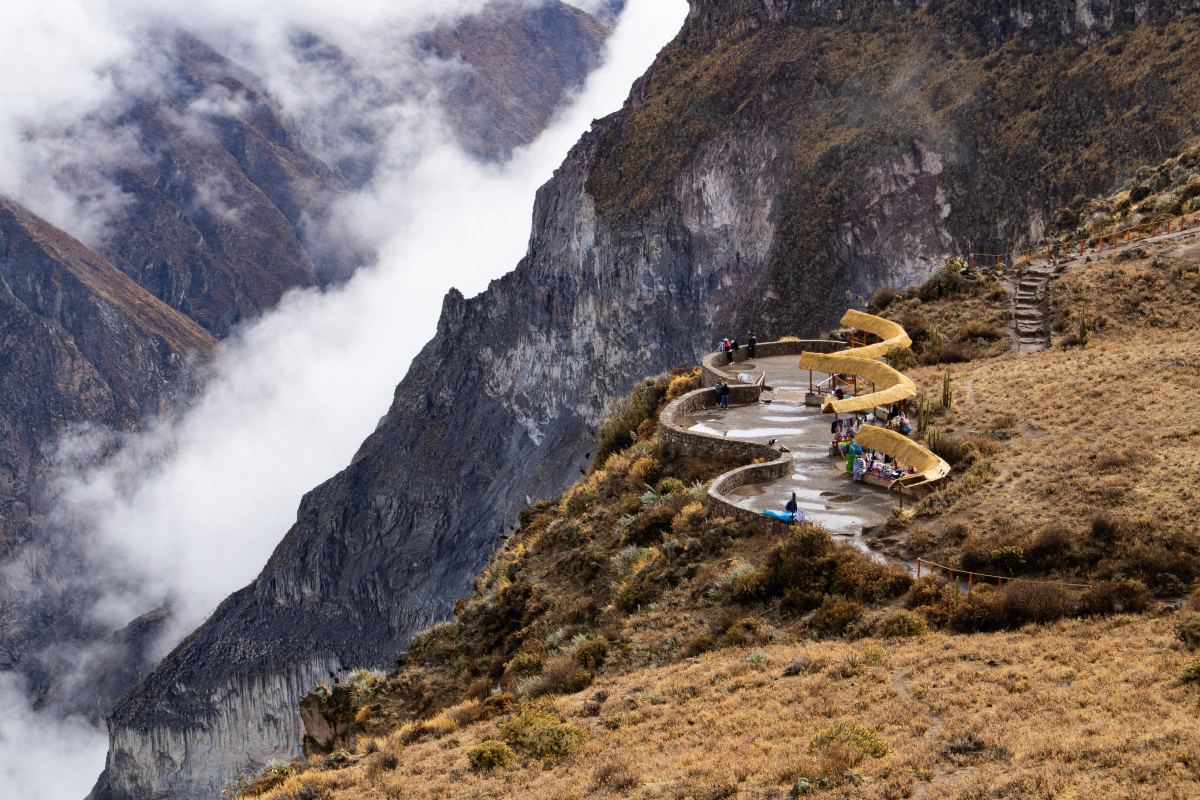
#> input picture images/pexels-ernestorosas-35697079.jpg, 6000 x 4000 px (shown at 1/5 size); its folder holds only this picture in this run
$ python demo.py
#> lines starting #> are read from the running program, lines starting #| are printed output that depends on the picture
### crypto/scramble.py
"""
API publica para cifrado y descifrado de imagenes por adveccion caotica.

Este modulo orquesta los tres pasos del proceso:
1. Mapear pixeles al dominio continuo del Double Gyre.
2. Advectar las particulas para generar una permutacion caotica.
3. Aplicar (o invertir) la permutacion sobre los pixeles de la imagen.
"""

import numpy as np

from .advection import advect_particles, map_pixels_to_domain
from .permutation import build_permutation, invert_permutation


def _generate_permutation(height: int, width: int, key: dict) -> np.ndarray:
    """Genera la permutacion caotica para una imagen de tamanio dado.

    Proceso interno:
        1. Coloca cada pixel como particula en el dominio [0,2] x [0,1].
        2. Mueve todas las particulas con el campo de velocidad Double Gyre.
        3. Convierte las posiciones finales en una permutacion biyectiva.

    Parametros:
        height: Alto de la imagen en pixeles.
        width: Ancho de la imagen en pixeles.
        key: Diccionario con los parametros de la llave.

    Retorna:
        perm: Permutacion directa (array 1D de enteros).
    """
    x, y = map_pixels_to_domain(height, width)
    x_final, y_final = advect_particles(x, y, key)
    perm = build_permutation(x_final, y_final)
    return perm


def scramble(image: np.ndarray, key: dict) -> np.ndarray:
    """Cifra una imagen reordenando sus pixeles con adveccion caotica.

    Cada pixel de la imagen se trata como una particula en el flujo
    Double Gyre. Despues de N pasos de adveccion, las posiciones
    finales definen una permutacion que reordena los pixeles,
    produciendo una imagen visualmente irreconocible.

    Parametros:
        image: Imagen original como np.ndarray.
               Acepta forma (H, W, C) para color o (H, W) para escala de grises.
        key: Diccionario con los parametros de la llave:
             - A (float): Intensidad del flujo.
             - epsilon (float): Amplitud de la oscilacion temporal.
             - omega (float): Frecuencia de la oscilacion temporal.
             - dt (float): Paso de integracion.
             - N (int): Numero de pasos de adveccion.

    Retorna:
        Imagen cifrada con la misma forma y tipo que la original.
    """
    height, width = image.shape[:2]
    perm = _generate_permutation(height, width, key)

    # Aplanar pixeles, aplicar permutacion, reconstruir forma original
    flat = image.reshape(-1, *image.shape[2:]) if image.ndim > 2 else image.ravel()
    scrambled_flat = flat[perm]

    return scrambled_flat.reshape(image.shape)


def descramble(image: np.ndarray, key: dict) -> np.ndarray:
    """Descifra una imagen aplicando la permutacion inversa.

    Reconstruye la misma permutacion caotica a partir de la llave,
    calcula su inversa, y reordena los pixeles de vuelta a su
    posicion original.

    Parametros:
        image: Imagen cifrada como np.ndarray.
        key: Diccionario con los mismos parametros usados para cifrar.

    Retorna:
        Imagen recuperada con la misma forma y tipo que la entrada.
        Si la llave es correcta, sera identica a la imagen original.
    """
    height, width = image.shape[:2]
    perm = _generate_permutation(height, width, key)
    inv_perm = invert_permutation(perm)

    flat = image.reshape(-1, *image.shape[2:]) if image.ndim > 2 else image.ravel()
    recovered_flat = flat[inv_perm]

    return recovered_flat.reshape(image.shape)

### crypto/advection.py
"""
Adveccion de particulas mediante integracion Euler explicito.

Este modulo se encarga de:
1. Mapear pixeles de la imagen al dominio continuo del Double Gyre.
2. Mover las particulas paso a paso usando el campo de velocidad.
3. Aplicar condiciones de frontera para mantenerlas en el dominio.
"""

import numpy as np

from .double_gyre import velocity_field


def map_pixels_to_domain(height: int, width: int) -> tuple[np.ndarray, np.ndarray]:
    """Convierte coordenadas de pixeles (i, j) al dominio continuo [0, 2] x [0, 1].

    Cada pixel se coloca en el centro de su celda correspondiente dentro
    del dominio del Double Gyre.

    Parametros:
        height: Numero de filas de la imagen.
        width: Numero de columnas de la imagen.

    Retorna:
        (x, y): Arrays 1D de longitud height*width con las posiciones
                en el dominio continuo. x va de 0 a 2, y va de 0 a 1.
    """
    # Crear grilla uniforme centrada en cada celda
    cols = np.linspace(0, 2, width, endpoint=False) + (1.0 / width)
    rows = np.linspace(0, 1, height, endpoint=False) + (0.5 / height)

    # Expandir a grilla 2D y aplanar
    grid_x, grid_y = np.meshgrid(cols, rows)
    return grid_x.ravel(), grid_y.ravel()


def apply_boundary_conditions(x: np.ndarray, y: np.ndarray) -> tuple[np.ndarray, np.ndarray]:
    """Mantiene las particulas dentro del dominio [0, 2] x [0, 1].

    Usa condiciones reflectivas: cuando una particula cruza un borde,
    rebota de vuelta al dominio. Esto preserva la estructura de la
    permutacion y evita perder particulas.

    Parametros:
        x: Coordenadas x de las particulas.
        y: Coordenadas y de las particulas.

    Retorna:
        (x, y): Coordenadas corregidas dentro del dominio.
    """
    # Reflexion en x: dominio [0, 2]
    # Plegar al periodo [0, 4], luego reflejar la mitad superior
    x = np.mod(x, 4.0)
    x = np.where(x > 2.0, 4.0 - x, x)

    # Reflexion en y: dominio [0, 1]
    # Plegar al periodo [0, 2], luego reflejar la mitad superior
    y = np.mod(y, 2.0)
    y = np.where(y > 1.0, 2.0 - y, y)

    return x, y


def advect_particles(
    x: np.ndarray,
    y: np.ndarray,
    key: dict,
) -> tuple[np.ndarray, np.ndarray]:
    """Mueve particulas por N pasos usando integracion Euler explicito.

    En cada paso temporal:
        x_{k+1} = x_k + dt * u(x_k, y_k, t_k)
        y_{k+1} = y_k + dt * v(x_k, y_k, t_k)

    donde t_k = k * dt.

    Parametros:
        x: Posiciones iniciales x de las particulas (array 1D).
        y: Posiciones iniciales y de las particulas (array 1D).
        key: Diccionario con los parametros del flujo:
             - A: Intensidad del flujo.
             - epsilon: Amplitud de la oscilacion temporal.
             - omega: Frecuencia de la oscilacion temporal.
             - dt: Paso de integracion.
             - N: Numero de pasos de adveccion.

    Retorna:
        (x_final, y_final): Posiciones finales de las particulas.
    """
    A = key["A"]
    epsilon = key["epsilon"]
    omega = key["omega"]
    dt = key["dt"]
    N = key["N"]

    x = x.copy()
    y = y.copy()

    for k in range(N):
        t = k * dt

        u, v = velocity_field(x, y, t, A, epsilon, omega)

        x = x + dt * u
        y = y + dt * v

        x, y = apply_boundary_conditions(x, y)

    return x, y

### crypto/permutation.py
"""
Generacion de permutaciones biyectivas a partir de posiciones de particulas.

Despues de la adveccion, cada particula tiene una posicion final (x_f, y_f).
Este modulo convierte esas posiciones en una permutacion discreta:
una funcion que asigna a cada pixel un nuevo indice, sin repeticiones.

Estrategia:
    Se usa el ranking de las posiciones finales (ordenadas lexicograficamente
    por y, luego por x) como la permutacion. Como cada particula tiene una
    posicion unica en punto flotante, el ranking es naturalmente biyectivo.
"""

import numpy as np


def build_permutation(
    x_final: np.ndarray,
    y_final: np.ndarray,
) -> np.ndarray:
    """Convierte posiciones finales de particulas en una permutacion biyectiva.

    Ordena las particulas lexicograficamente por (y_final, x_final) y
    asigna a cada particula el rango que le corresponde en ese orden.
    El resultado es un array donde perm[i] indica a que posicion se
    mueve el pixel i.

    Parametros:
        x_final: Coordenadas x finales de las particulas (array 1D).
        y_final: Coordenadas y finales de las particulas (array 1D).

    Retorna:
        perm: Array 1D de enteros. perm[i] = j significa que el pixel
              en la posicion i se mueve a la posicion j.
    """
    n = len(x_final)

    # lexsort ordena primero por x_final (secundario), luego por y_final (primario)
    # El resultado son los indices que ordenarian las particulas
    sorted_indices = np.lexsort((x_final, y_final))

    # Crear la permutacion: el pixel en sorted_indices[k] va a la posicion k
    perm = np.empty(n, dtype=np.int64)
    perm[sorted_indices] = np.arange(n)

    return perm


def invert_permutation(perm: np.ndarray) -> np.ndarray:
    """Calcula la permutacion inversa.

    Si perm[i] = j, entonces inv_perm[j] = i.
    Se usa para revertir el scrambling y recuperar la imagen original.

    Parametros:
        perm: Array 1D con la permutacion directa.

    Retorna:
        inv_perm: Array 1D con la permutacion inversa.
    """
    inv_perm = np.empty_like(perm)
    inv_perm[perm] = np.arange(len(perm))
    return inv_perm

### crypto/double_gyre.py
"""
Campo de velocidad del flujo Double Gyre.

El Double Gyre es un flujo 2D clasico en dinamica de fluidos que presenta
mezcla caotica Lagrangiana. Vive en el dominio [0, 2] x [0, 1].

Ecuaciones:
    u(x, y, t) = -pi * A * sin(pi * f(x,t)) * cos(pi * y)
    v(x, y, t) =  pi * A * cos(pi * f(x,t)) * sin(pi * y) * (df/dx)

donde:
    f(x, t)  = a(t) * x^2 + b(t) * x
    a(t)     = epsilon * sin(omega * t)
    b(t)     = 1 - 2 * epsilon * sin(omega * t)
    df/dx    = 2 * a(t) * x + b(t)
"""

import numpy as np


def _a(t: float, epsilon: float, omega: float) -> float:
    """Coeficiente cuadratico de la oscilacion temporal.

    Controla la amplitud de la deformacion del giro.
    """
    return epsilon * np.sin(omega * t)


def _b(t: float, epsilon: float, omega: float) -> float:
    """Coeficiente lineal de la oscilacion temporal.

    Complementa a _a(t) para mantener la estructura del flujo.
    """
    return 1.0 - 2.0 * epsilon * np.sin(omega * t)


def _f(x: np.ndarray, t: float, epsilon: float, omega: float) -> np.ndarray:
    """Funcion de deformacion espacial dependiente del tiempo.

    Define como se distorsiona el eje x del flujo en cada instante.
    """
    a = _a(t, epsilon, omega)
    b = _b(t, epsilon, omega)
    return a * x**2 + b * x


def _dfdx(x: np.ndarray, t: float, epsilon: float, omega: float) -> np.ndarray:
    """Derivada parcial de f respecto a x.

    Necesaria para calcular la componente vertical del campo de velocidad.
    """
    a = _a(t, epsilon, omega)
    b = _b(t, epsilon, omega)
    return 2.0 * a * x + b


def velocity_field(
    x: np.ndarray,
    y: np.ndarray,
    t: float,
    A: float,
    epsilon: float,
    omega: float,
) -> tuple[np.ndarray, np.ndarray]:
    """Calcula las componentes (u, v) del campo de velocidad Double Gyre.

    Parametros:
        x: Coordenadas x de las particulas (array 1D).
        y: Coordenadas y de las particulas (array 1D).
        t: Tiempo actual.
        A: Intensidad del flujo.
        epsilon: Amplitud de la oscilacion temporal.
        omega: Frecuencia de la oscilacion temporal.

    Retorna:
        (u, v): Tupla con las componentes horizontal y vertical
                de la velocidad en cada punto.
    """
    f = _f(x, t, epsilon, omega)
    dfdx = _dfdx(x, t, epsilon, omega)

    u = -np.pi * A * np.sin(np.pi * f) * np.cos(np.pi * y)
    v = np.pi * A * np.cos(np.pi * f) * np.sin(np.pi * y) * dfdx

    return u, v

### demo/demo.py
"""
Demo: Cifrado de imagenes por adveccion caotica (Double Gyre).

Muestra el proceso completo:
1. Cargar o generar una imagen.
2. Cifrarla con una llave (scramble).
3. Recuperarla con la misma llave (descramble).
4. Intentar recuperar con una llave incorrecta.
5. Comparar histogramas antes y despues del cifrado.

Uso:
    python demo/demo.py       # Usa todas las imagenes de la carpeta images/
"""

import os
import sys

import numpy as np
from PIL import Image
import matplotlib.pyplot as plt

# Agregar el directorio raiz del proyecto al path para importar crypto
PROJECT_ROOT = os.path.join(os.path.dirname(__file__), "..")
sys.path.insert(0, PROJECT_ROOT)

from crypto import scramble, descramble

IMAGES_DIR = os.path.join(PROJECT_ROOT, "images")
OUTPUT_DIR = os.path.join(os.path.dirname(__file__), "output")
os.makedirs(OUTPUT_DIR, exist_ok=True)


# =====================================================================
# 1. Buscar imagenes en la carpeta images/
# =====================================================================

EXTENSIONS = (".jpg", ".jpeg", ".png", ".bmp", ".tiff")
image_paths = sorted(
    os.path.join(IMAGES_DIR, f)
    for f in os.listdir(IMAGES_DIR)
    if f.lower().endswith(EXTENSIONS)
)

if not image_paths:
    print("No se encontraron imagenes en images/. Abortando.")
    sys.exit(1)

print(f"Se encontraron {len(image_paths)} imagen(es) en images/\n")


# =====================================================================
# 2. Definir llave
# =====================================================================

key = {
    "A": 0.25,
    "epsilon": 0.25,
    "omega": 2.0 * np.pi,
    "dt": 0.1,
    "N": 20,
}

print(f"Llave: {key}\n")


# =====================================================================
# 3. Procesar cada imagen
# =====================================================================

for path in image_paths:
    filename = os.path.basename(path)
    name, _ = os.path.splitext(filename)

    print("=" * 65)
    print(f"Imagen: {filename}")
    print("=" * 65)

    # Cargar imagen y redimensionar para que la demo sea rapida
    img = np.array(Image.open(path).convert("RGB"))
#> img is the input picture: shape (4000, 6000, 3); mean R, G, B 119.7, 107.9, 103.1
    # Redimensionar a maximo 256px en su lado mayor para velocidad
    max_side = max(img.shape[:2])
    if max_side > 256:
        scale = 256 / max_side
        new_h = int(img.shape[0] * scale)
        new_w = int(img.shape[1] * scale)
        img = np.array(Image.fromarray(img).resize((new_w, new_h)))
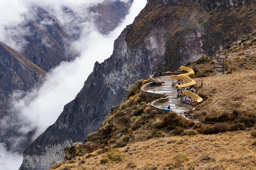
#> img: shape (170, 256, 3); mean R, G, B 119.7, 107.9, 103.1
    print(f"  Shape: {img.shape}")
#|   Shape: (170, 256, 3)

    # --- Scramble ---
    print("  Cifrando...")
    encrypted = scramble(img, key)
#> in scramble, `return scrambled_flat.reshape(image.shape)`:
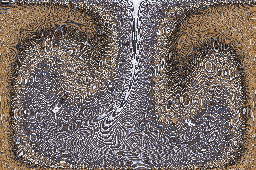
#> returned value: shape (170, 256, 3); mean of channels 0, 1, 2 119.7, 107.9, 103.1; drawn as R, G, B

    # --- Descramble con llave correcta ---
    print("  Descifrando con llave correcta...")
    recovered = descramble(encrypted, key)

    assert np.array_equal(img, recovered), f"  ERROR: reversibilidad fallo en {filename}"
    print("  Reversibilidad verificada.")

    # --- Descramble con llave incorrecta ---
    wrong_key = key.copy()
    wrong_key["epsilon"] += 0.001
    recovered_wrong = descramble(encrypted, wrong_key)
#> in descramble (call 2), `return recovered_flat.reshape(image.shape)`:
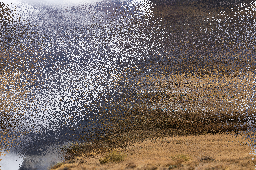
#> returned value: shape (170, 256, 3); mean of channels 0, 1, 2 119.7, 107.9, 103.1; drawn as R, G, B

    if not np.array_equal(img, recovered_wrong):
        print("  Sensibilidad verificada: llave incorrecta NO recupera la imagen.")
    else:
        print("  ADVERTENCIA: la llave incorrecta recupero la imagen.")

    # -----------------------------------------------------------------
    # Visualizacion 1: proceso de cifrado (original vs scrambled)
    # -----------------------------------------------------------------
    fig, axes = plt.subplots(1, 2, figsize=(12, 5))

    axes[0].imshow(img)
    axes[0].set_title("Original")
    axes[0].axis("off")

    axes[1].imshow(encrypted)
    axes[1].set_title("Scrambled")
    axes[1].axis("off")

    plt.suptitle(f"Cifrado Caotico - {filename}", fontsize=14)
    plt.tight_layout()

    out_scramble = os.path.join(OUTPUT_DIR, f"{name}_scramble.png")
    plt.savefig(out_scramble, dpi=150, bbox_inches="tight")
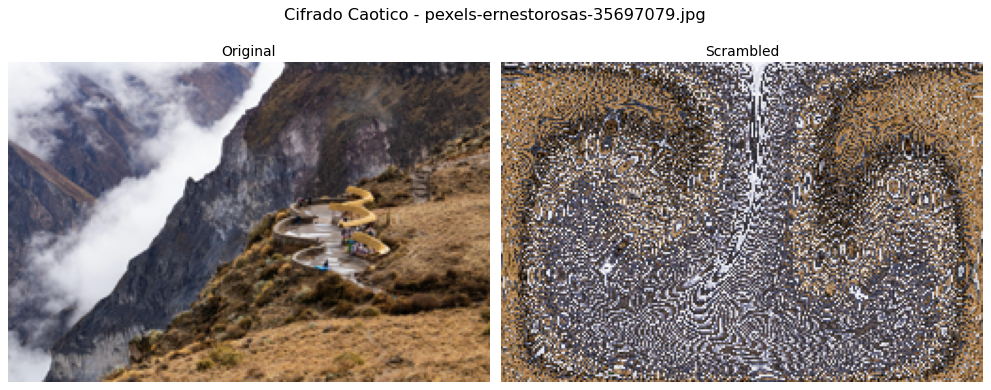
#> figure drawn by matplotlib, 2 panels
    print(f"  Guardado: {out_scramble}")
    plt.close()

    # -----------------------------------------------------------------
    # Visualizacion 2: comparacion de recuperacion
    #   Original vs Llave correcta vs Llave incorrecta
    #   + diferencia pixel a pixel para evidenciar el resultado
    # -----------------------------------------------------------------
    diff_correct = np.abs(img.astype(np.int16) - recovered.astype(np.int16)).astype(np.uint8)
#> diff_correct: shape (170, 256, 3); every value is 0
    diff_wrong = np.abs(img.astype(np.int16) - recovered_wrong.astype(np.int16)).astype(np.uint8)
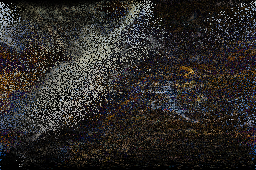
#> diff_wrong: shape (170, 256, 3); mean R, G, B 43.6, 40.9, 38.8

    fig, axes = plt.subplots(2, 3, figsize=(15, 10))

    # Fila superior: imagenes
    axes[0, 0].imshow(img)
    axes[0, 0].set_title("Original")
    axes[0, 0].axis("off")

    axes[0, 1].imshow(recovered)
    axes[0, 1].set_title("Llave correcta")
    axes[0, 1].axis("off")

    axes[0, 2].imshow(recovered_wrong)
    axes[0, 2].set_title("Llave incorrecta\n(epsilon + 0.001)")
    axes[0, 2].axis("off")

    # Fila inferior: diferencias pixel a pixel
    axes[1, 0].text(
        0.5, 0.5, "Diferencia\npixel a pixel\n(amplificada x10)",
        ha="center", va="center", fontsize=12, transform=axes[1, 0].transAxes,
    )
    axes[1, 0].axis("off")

    # Diferencia con llave correcta (deberia ser toda negra = 0)
    axes[1, 1].imshow(np.clip(diff_correct * 10, 0, 255))
    match_pct = 100.0 * np.mean(diff_correct == 0)
#> match_pct = 100
    axes[1, 1].set_title(f"Diferencia: {match_pct:.1f}% identico")
    axes[1, 1].axis("off")

    # Diferencia con llave incorrecta (deberia verse llena de ruido)
    axes[1, 2].imshow(np.clip(diff_wrong * 10, 0, 255))
    match_pct_wrong = 100.0 * np.mean(diff_wrong == 0)
#> match_pct_wrong = 7.31
    axes[1, 2].set_title(f"Diferencia: {match_pct_wrong:.1f}% identico")
    axes[1, 2].axis("off")

    plt.suptitle(f"Comparacion de Recuperacion - {filename}", fontsize=14)
    plt.tight_layout()

    out_comparison = os.path.join(OUTPUT_DIR, f"{name}_comparison.png")
    plt.savefig(out_comparison, dpi=150, bbox_inches="tight")
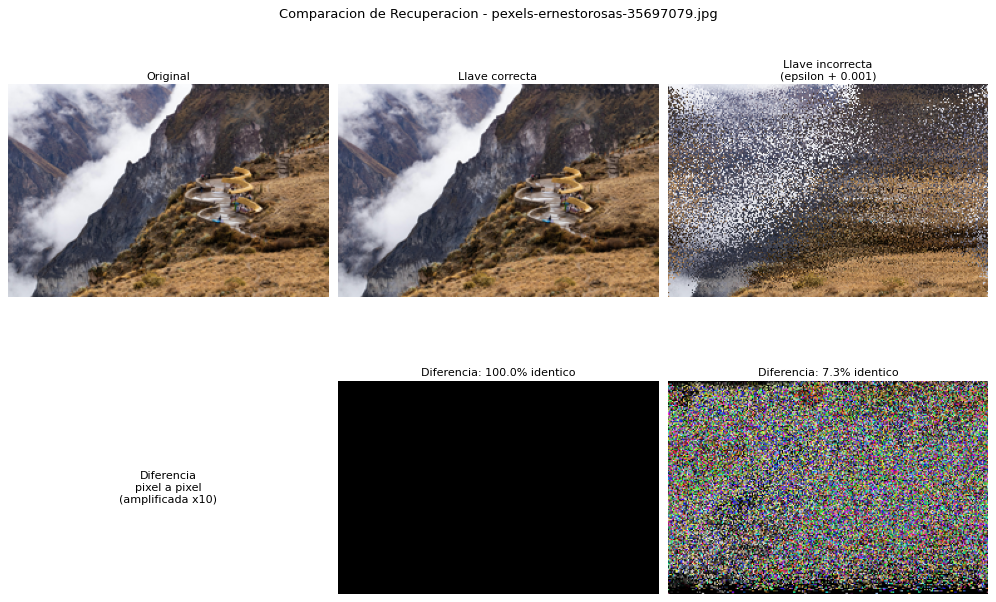
#> figure drawn by matplotlib, 5 panels
    print(f"  Guardado: {out_comparison}")
    plt.close()

    # -----------------------------------------------------------------
    # Visualizacion: histogramas
    # -----------------------------------------------------------------
    fig, axes = plt.subplots(1, 2, figsize=(12, 4))

    for i, color in enumerate(["red", "green", "blue"]):
        axes[0].hist(img[:, :, i].ravel(), bins=256, range=(0, 256),
                     color=color, alpha=0.5, label=color)
    axes[0].set_title("Histograma - Original")
    axes[0].set_xlabel("Intensidad")
    axes[0].set_ylabel("Frecuencia")
    axes[0].legend()

    for i, color in enumerate(["red", "green", "blue"]):
        axes[1].hist(encrypted[:, :, i].ravel(), bins=256, range=(0, 256),
                     color=color, alpha=0.5, label=color)
    axes[1].set_title("Histograma - Scrambled")
    axes[1].set_xlabel("Intensidad")
    axes[1].set_ylabel("Frecuencia")
    axes[1].legend()

    plt.suptitle(f"Histogramas - {filename}", fontsize=14)
    plt.tight_layout()

    out_histograms = os.path.join(OUTPUT_DIR, f"{name}_histograms.png")
    plt.savefig(out_histograms, dpi=150, bbox_inches="tight")
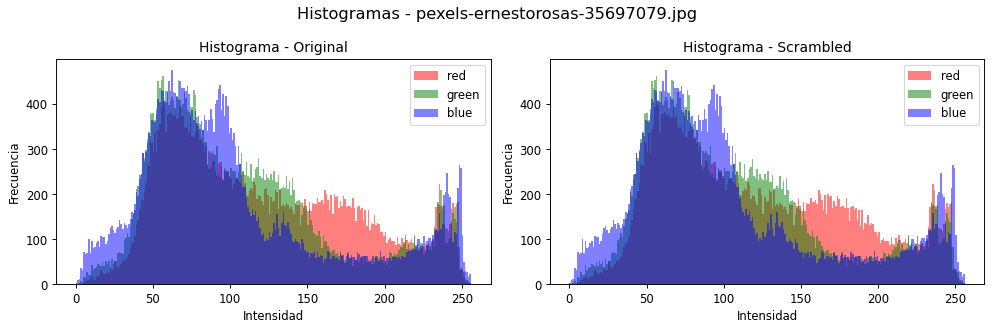
#> figure drawn by matplotlib, 2 panels; panel 1: tallest bar 407 high, from x = 61 to 62; panel 1: tallest bar 463 high, from x = 56 to 57; panel 1: tallest bar 476 high, from x = 62 to 63; panel 2: tallest bar 407 high, from x = 61 to 62
    print(f"  Guardado: {out_histograms}")
    plt.close()

    print()

print("Demo completada. Resultados en demo/output/")
